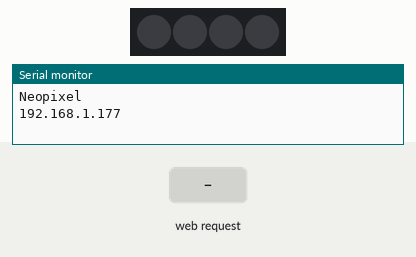
Simulated run of this sketch. Board: Arduino Uno, built with avr-gcc and run on an emulated ATmega328P. Parts: 4 RGB LEDs in strip order, left to right, the last lines printed to the serial monitor. The inputs (shaded band) are chosen by the test bench. Dim RGB values are drawn brighter than linear.

Above: at 1.2 s.
1.3 s: HTTP request GET /oranje received
At 2.3 s:
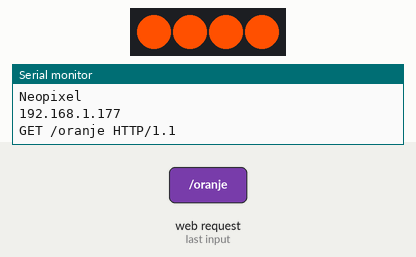
2.8 s: HTTP request GET /blue received
At 3.4 s:
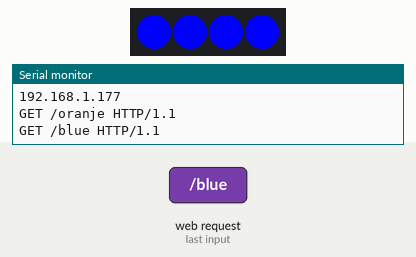
4.3 s: HTTP request GET /cyan received
At 5.5 s:
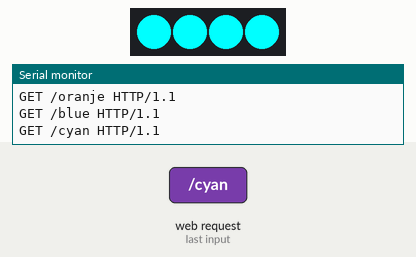
5.8 s: HTTP request GET /gray received
At 6.9 s:
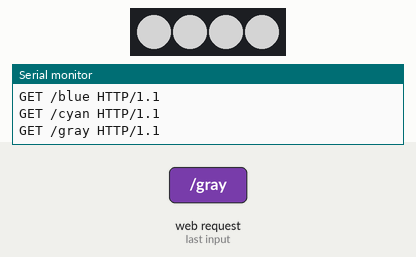
7.3 s: HTTP request GET /green received
At 8.1 s:
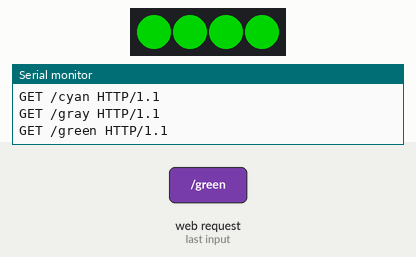
8.8 s: HTTP request GET /magenta received
At 9.2 s:
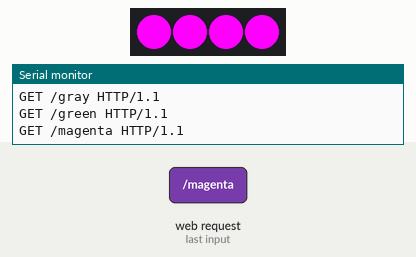
Timing chart, 0 to 11.3 s (numbered marks = the images above; inputs shaded):
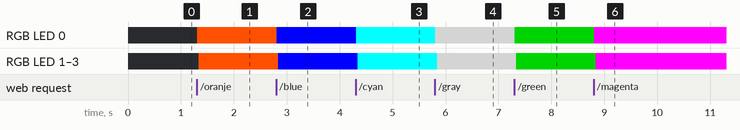

The sketch:

Neopixel_webserver.ino
```cpp
#include <SPI.h>
#include <Ethernet.h>
#include <Adafruit_NeoPixel.h>
#include <colorcodes.h>
#define NUM_LIGHTS 4 //Number off connected leds
#define PIN 6 //Pin 6 for Data

Adafruit_NeoPixel strip = Adafruit_NeoPixel(NUM_LIGHTS, PIN, NEO_GRB + NEO_KHZ800);


byte mac[] = { 0xDE, 0xAD, 0xBE, 0xEF, 0xFE, 0xED }; //physical mac address
byte ip[] = { 192, 168, 1, 177 }; // ip in lan
byte gateway[] = { 192, 168, 1, 1 }; // internet access via router
byte subnet[] = { 255, 255, 255, 0 }; //subnet mask
EthernetServer server(80); //server port

String readString;

//////////////////////

void setup(){

  //start Ethernet
  Ethernet.begin(mac, ip, gateway, subnet);
  server.begin();

  //enable serial data print
  Serial.begin(9600);
  Serial.println("Neopixel"); // so I can keep track of what is loaded
  Serial.println(Ethernet.localIP());
  strip.begin();
  strip.show(); // Initialize all pixels to 'off'
}

void loop(){
  // Create a client connection
  EthernetClient client = server.available();
  if (client) {
    while (client.connected()) {
      if (client.available()) {
        char c = client.read();

        //read char by char HTTP request
        if (readString.length() < 100) {

          //store characters to string
          readString += c;
          //Serial.print(c);
        }

        //if HTTP request has ended
        if (c == '\n') {

          ///////////////
          Serial.println(readString); //print to serial monitor for debuging

          //now output HTML data header
             if(readString.indexOf('?') >=0) { //don't send new page
               client.println("HTTP/1.1 204 NEOPIXEL");
               client.println();
               client.println();
             }
             else {
          client.println("HTTP/1.1 200 OK"); //send new page
          client.println("Content-Type: text/html");
          client.println();

          client.println("<HTML>");
          client.println("<HEAD>");
          client.println("<TITLE>Arduino NeoPixel Controlpage</TITLE>");
          client.println("</HEAD>");
          client.println("<BODY>");

          client.println("<H1>Arduino NeoPixel Controlpage</H1>");
          client.println("<a href=\"/?off\" target=\"inlineframe\">OFF</a><br>");

          //client.println("<a href=\"/?off\" target=\"inlineframe\">Black</a> - ");
          client.println("<a href=\"/?blue\" target=\"inlineframe\">Blue</a> - ");
          client.println("<a href=\"/?cyan\" target=\"inlineframe\">Cyan</a> - ");
          client.println("<a href=\"/?gray\" target=\"inlineframe\">Gray</a> - ");
          client.println("<a href=\"/?green\" target=\"inlineframe\">Green</a> - ");
          client.println("<a href=\"/?lime\" target=\"inlineframe\">Lime</a> - ");
          client.println("<a href=\"/?magenta\" target=\"inlineframe\">Magenta</a> - ");
          client.println("<a href=\"/?maroon\" target=\"inlineframe\">Maroon</a> - ");
          client.println("<a href=\"/?navy\" target=\"inlineframe\">Navy</a> - ");
          client.println("<a href=\"/?oranje\" target=\"inlineframe\">Orange</a> - ");
          client.println("<a href=\"/?olive\" target=\"inlineframe\">Olive</a> - ");
          client.println("<a href=\"/?purple\" target=\"inlineframe\">Purple</a> - ");
          client.println("<a href=\"/?red\" target=\"inlineframe\">Red</a> - ");
          client.println("<a href=\"/?silver\" target=\"inlineframe\">Silver</a> - ");
          client.println("<a href=\"/?teal\" target=\"inlineframe\">Teal</a> - ");
          client.println("<a href=\"/?white\" target=\"inlineframe\">White</a> - ");
          client.println("<a href=\"/?yellow\" target=\"inlineframe\">Yellow</a>");

          //client.println("<IFRAME name=inlineframe src=\"res://D:/WINDOWS/dnserror.htm\" width=1 height=1\">");
          client.println("<IFRAME name=inlineframe style=\"display:none\" >");
          client.println("</IFRAME>");

          client.println("</BODY>");
          client.println("</HTML>");
             }

          delay(1);
          //stopping client
          client.stop();

          ///////////////////// control neopixel

          if(readString.indexOf("off") >0)//checks for off
          {
          colorSet(strip.Color(black), 10);
          }

          if(readString.indexOf("oranje") >0)//checks for off
          {
          colorSet(strip.Color(oranje), 10);
          }

          if(readString.indexOf("blue") >0)//checks for off
          {
          colorSet(strip.Color(blue), 10);
          }

          if(readString.indexOf("cyan") >0)//checks for off
          {
          colorSet(strip.Color(cyan), 10);
          }

          if(readString.indexOf("gray") >0)//checks for off
          {
          colorSet(strip.Color(gray), 10);
          }

          if(readString.indexOf("green") >0)//checks for off
          {
          colorSet(strip.Color(green), 10);
          }

          if(readString.indexOf("lime") >0)//checks for off
          {
          colorSet(strip.Color(lime), 10);
          }

          if(readString.indexOf("magenta") >0)//checks for off
          {
          colorSet(strip.Color(magenta), 10);
          }

          if(readString.indexOf("maroon") >0)//checks for off
          {
          colorSet(strip.Color(maroon), 10);
          }

          if(readString.indexOf("navy") >0)//checks for off
          {
          colorSet(strip.Color(navy), 10);
          }

          if(readString.indexOf("olive") >0)//checks for off
          {
          colorSet(strip.Color(olive), 10);
          }

          if(readString.indexOf("purple") >0)//checks for off
          {
          colorSet(strip.Color(purple), 10);
          }


          if(readString.indexOf("red") >0)//checks for off
          {
          colorSet(strip.Color(red), 10);
          }

          if(readString.indexOf("silver") >0)//checks for off
          {
          colorSet(strip.Color(silver), 10);
          }

          if(readString.indexOf("teal") >0)//checks for off
          {
          colorSet(strip.Color(teal), 10);
          }

          if(readString.indexOf("white") >0)//checks for off
          {
          colorSet(strip.Color(white), 10);
          }

          if(readString.indexOf("yellow") >0)//checks for off
          {
          colorSet(strip.Color(yellow), 10);
          }


          //clearing string for next read
          readString="";

        }
      }
    }
  }
}


// Fill the dots one after the other with a color
void colorSet(uint32_t c, uint8_t wait) {
  for(uint16_t i=0; i<strip.numPixels(); i++) {
      strip.setPixelColor(i, c);
      strip.show();
      delay(wait);
  }
}
```

colorcodes.h
```cpp
//define colors
#define black 0,0,0
#define blue  0,0,255
#define cyan 0,255,255
#define gray 128,128,128
#define green 0,128,0
#define lime 0,255,0
#define magenta 255,0,255
#define maroon 128,0,0
#define navy 0,0,128
#define olive 128,128,0
#define purple 128,0,128
#define red 255,0,0
#define silver 192,192,192
#define teal 0,128,128
#define white 255,255,255
#define yellow 255,255,0
#define oranje 255,80,0
```

Measured:
- after the input at 1.3 s, RGB LED 0–3: off → RGB(255, 80, 0) at once
- after the input at 2.8 s, RGB LED 0–3: RGB(255, 80, 0) → RGB(0, 0, 255) at once
- after the input at 4.3 s, RGB LED 0–3: RGB(0, 0, 255) → RGB(0, 255, 255) at once
- after the input at 5.8 s, RGB LED 0–3: RGB(0, 255, 255) → RGB(128, 128, 128) at once
- after the input at 7.3 s, RGB LED 0–3: RGB(128, 128, 128) → RGB(0, 128, 0) at once
- after the input at 8.8 s, RGB LED 0–3: RGB(0, 128, 0) → RGB(255, 0, 255) at once
